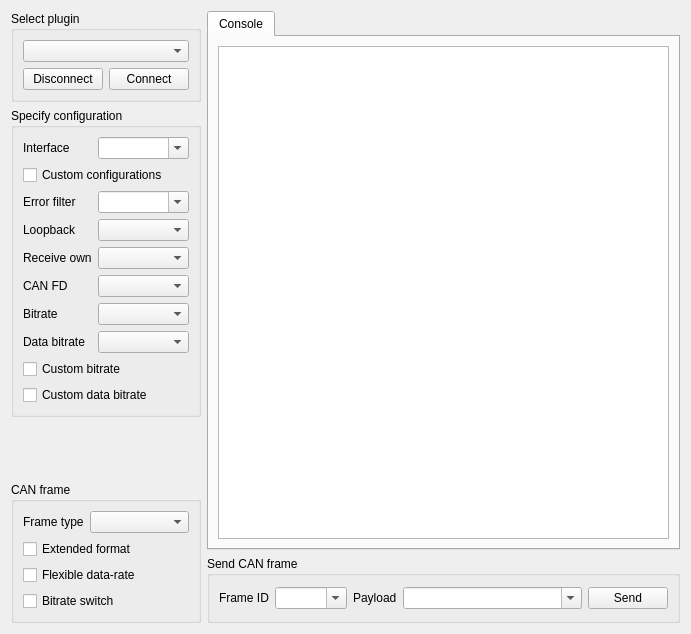
<?xml version="1.0" encoding="UTF-8"?>
<ui version="4.0">
 <class>xToolsCanBusStudioUi</class>
 <widget class="QWidget" name="xToolsCanBusStudioUi">
  <property name="geometry">
   <rect>
    <x>0</x>
    <y>0</y>
    <width>691</width>
    <height>634</height>
   </rect>
  </property>
  <property name="windowTitle">
   <string>CANBus Studio</string>
  </property>
  <layout class="QGridLayout" name="gridLayout_2">
   <item row="4" column="0" rowspan="2">
    <widget class="QGroupBox" name="groupBox_4">
     <property name="title">
      <string>CAN frame</string>
     </property>
     <layout class="QGridLayout" name="gridLayout_4">
      <item row="3" column="0" colspan="2">
       <widget class="QCheckBox" name="bitrateSwitchCheckBox">
        <property name="text">
         <string>Bitrate switch</string>
        </property>
       </widget>
      </item>
      <item row="0" column="0">
       <widget class="QLabel" name="label_9">
        <property name="sizePolicy">
         <sizepolicy hsizetype="Fixed" vsizetype="Preferred">
          <horstretch>0</horstretch>
          <verstretch>0</verstretch>
         </sizepolicy>
        </property>
        <property name="text">
         <string>Frame type</string>
        </property>
       </widget>
      </item>
      <item row="2" column="0" colspan="2">
       <widget class="QCheckBox" name="flexibleDataRateCheckBox">
        <property name="text">
         <string>Flexible data-rate</string>
        </property>
       </widget>
      </item>
      <item row="0" column="1">
       <widget class="QComboBox" name="frameTypeComboBox"/>
      </item>
      <item row="1" column="0" colspan="2">
       <widget class="QCheckBox" name="extendedFormatCheckBox">
        <property name="text">
         <string>Extended format</string>
        </property>
       </widget>
      </item>
     </layout>
    </widget>
   </item>
   <item row="5" column="1">
    <widget class="QGroupBox" name="groupBox_2">
     <property name="title">
      <string>Send CAN frame</string>
     </property>
     <layout class="QHBoxLayout" name="horizontalLayout">
      <item>
       <widget class="QLabel" name="label">
        <property name="text">
         <string>Frame ID</string>
        </property>
       </widget>
      </item>
      <item>
       <widget class="QComboBox" name="frameIdComboBox">
        <property name="editable">
         <bool>true</bool>
        </property>
       </widget>
      </item>
      <item>
       <widget class="QLabel" name="label_2">
        <property name="text">
         <string>Payload</string>
        </property>
       </widget>
      </item>
      <item>
       <widget class="QComboBox" name="payloadComboBox">
        <property name="sizePolicy">
         <sizepolicy hsizetype="Expanding" vsizetype="Fixed">
          <horstretch>0</horstretch>
          <verstretch>0</verstretch>
         </sizepolicy>
        </property>
        <property name="editable">
         <bool>true</bool>
        </property>
       </widget>
      </item>
      <item>
       <widget class="QPushButton" name="sendPushButton">
        <property name="text">
         <string>Send</string>
        </property>
       </widget>
      </item>
     </layout>
    </widget>
   </item>
   <item row="2" column="0">
    <spacer name="verticalSpacer">
     <property name="orientation">
      <enum>Qt::Vertical</enum>
     </property>
     <property name="sizeHint" stdset="0">
      <size>
       <width>20</width>
       <height>40</height>
      </size>
     </property>
    </spacer>
   </item>
   <item row="0" column="1" rowspan="5">
    <widget class="QTabWidget" name="tabWidget">
     <property name="currentIndex">
      <number>0</number>
     </property>
     <widget class="QWidget" name="tab">
      <attribute name="title">
       <string>Console</string>
      </attribute>
      <layout class="QVBoxLayout" name="verticalLayout">
       <item>
        <widget class="QTextBrowser" name="textBrowser"/>
       </item>
      </layout>
     </widget>
    </widget>
   </item>
   <item row="0" column="0">
    <widget class="QGroupBox" name="groupBox">
     <property name="title">
      <string>Select plugin</string>
     </property>
     <layout class="QGridLayout" name="gridLayout">
      <item row="0" column="0" colspan="2">
       <widget class="QComboBox" name="pluginComboBox"/>
      </item>
      <item row="1" column="0">
       <widget class="QPushButton" name="disconnectPushButton">
        <property name="text">
         <string>Disconnect</string>
        </property>
       </widget>
      </item>
      <item row="1" column="1">
       <widget class="QPushButton" name="connectPushButton">
        <property name="text">
         <string>Connect</string>
        </property>
       </widget>
      </item>
     </layout>
    </widget>
   </item>
   <item row="1" column="0">
    <widget class="QGroupBox" name="groupBox_3">
     <property name="minimumSize">
      <size>
       <width>0</width>
       <height>0</height>
      </size>
     </property>
     <property name="title">
      <string>Specify configuration</string>
     </property>
     <layout class="QGridLayout" name="gridLayout_3">
      <item row="10" column="0" colspan="2">
       <widget class="QCheckBox" name="customDataBitrateCheckBox">
        <property name="text">
         <string>Custom data bitrate</string>
        </property>
       </widget>
      </item>
      <item row="8" column="1">
       <widget class="QComboBox" name="dataBitrateComboBox"/>
      </item>
      <item row="7" column="1">
       <widget class="QComboBox" name="bitrateComboBox"/>
      </item>
      <item row="9" column="0" colspan="2">
       <widget class="QCheckBox" name="customBitrateCheckBox">
        <property name="text">
         <string>Custom bitrate</string>
        </property>
       </widget>
      </item>
      <item row="2" column="1">
       <widget class="QComboBox" name="errorFilterComboBox">
        <property name="editable">
         <bool>true</bool>
        </property>
       </widget>
      </item>
      <item row="6" column="0">
       <widget class="QLabel" name="label_8">
        <property name="sizePolicy">
         <sizepolicy hsizetype="Fixed" vsizetype="Preferred">
          <horstretch>0</horstretch>
          <verstretch>0</verstretch>
         </sizepolicy>
        </property>
        <property name="text">
         <string>CAN FD</string>
        </property>
       </widget>
      </item>
      <item row="3" column="0">
       <widget class="QLabel" name="label_4">
        <property name="sizePolicy">
         <sizepolicy hsizetype="Fixed" vsizetype="Preferred">
          <horstretch>0</horstretch>
          <verstretch>0</verstretch>
         </sizepolicy>
        </property>
        <property name="text">
         <string>Loopback</string>
        </property>
       </widget>
      </item>
      <item row="7" column="0">
       <widget class="QLabel" name="label_7">
        <property name="sizePolicy">
         <sizepolicy hsizetype="Fixed" vsizetype="Preferred">
          <horstretch>0</horstretch>
          <verstretch>0</verstretch>
         </sizepolicy>
        </property>
        <property name="text">
         <string>Bitrate</string>
        </property>
       </widget>
      </item>
      <item row="0" column="1">
       <widget class="QComboBox" name="interfaceNameComboBox">
        <property name="editable">
         <bool>true</bool>
        </property>
       </widget>
      </item>
      <item row="3" column="1">
       <widget class="QComboBox" name="loopbackComboBox"/>
      </item>
      <item row="0" column="0">
       <widget class="QLabel" name="label_6">
        <property name="sizePolicy">
         <sizepolicy hsizetype="Fixed" vsizetype="Preferred">
          <horstretch>0</horstretch>
          <verstretch>0</verstretch>
         </sizepolicy>
        </property>
        <property name="text">
         <string>Interface</string>
        </property>
       </widget>
      </item>
      <item row="6" column="1">
       <widget class="QComboBox" name="canFdComboBox"/>
      </item>
      <item row="8" column="0">
       <widget class="QLabel" name="label_10">
        <property name="sizePolicy">
         <sizepolicy hsizetype="Fixed" vsizetype="Preferred">
          <horstretch>0</horstretch>
          <verstretch>0</verstretch>
         </sizepolicy>
        </property>
        <property name="text">
         <string>Data bitrate</string>
        </property>
       </widget>
      </item>
      <item row="4" column="1">
       <widget class="QComboBox" name="receivOwnComboBox"/>
      </item>
      <item row="4" column="0">
       <widget class="QLabel" name="label_5">
        <property name="sizePolicy">
         <sizepolicy hsizetype="Fixed" vsizetype="Preferred">
          <horstretch>0</horstretch>
          <verstretch>0</verstretch>
         </sizepolicy>
        </property>
        <property name="text">
         <string>Receive own</string>
        </property>
       </widget>
      </item>
      <item row="2" column="0">
       <widget class="QLabel" name="label_3">
        <property name="sizePolicy">
         <sizepolicy hsizetype="Fixed" vsizetype="Preferred">
          <horstretch>0</horstretch>
          <verstretch>0</verstretch>
         </sizepolicy>
        </property>
        <property name="text">
         <string>Error filter</string>
        </property>
       </widget>
      </item>
      <item row="1" column="0" colspan="2">
       <widget class="QCheckBox" name="customConfigurationCheckBox">
        <property name="text">
         <string>Custom configurations</string>
        </property>
       </widget>
      </item>
     </layout>
    </widget>
   </item>
  </layout>
 </widget>
 <resources/>
 <connections/>
</ui>
